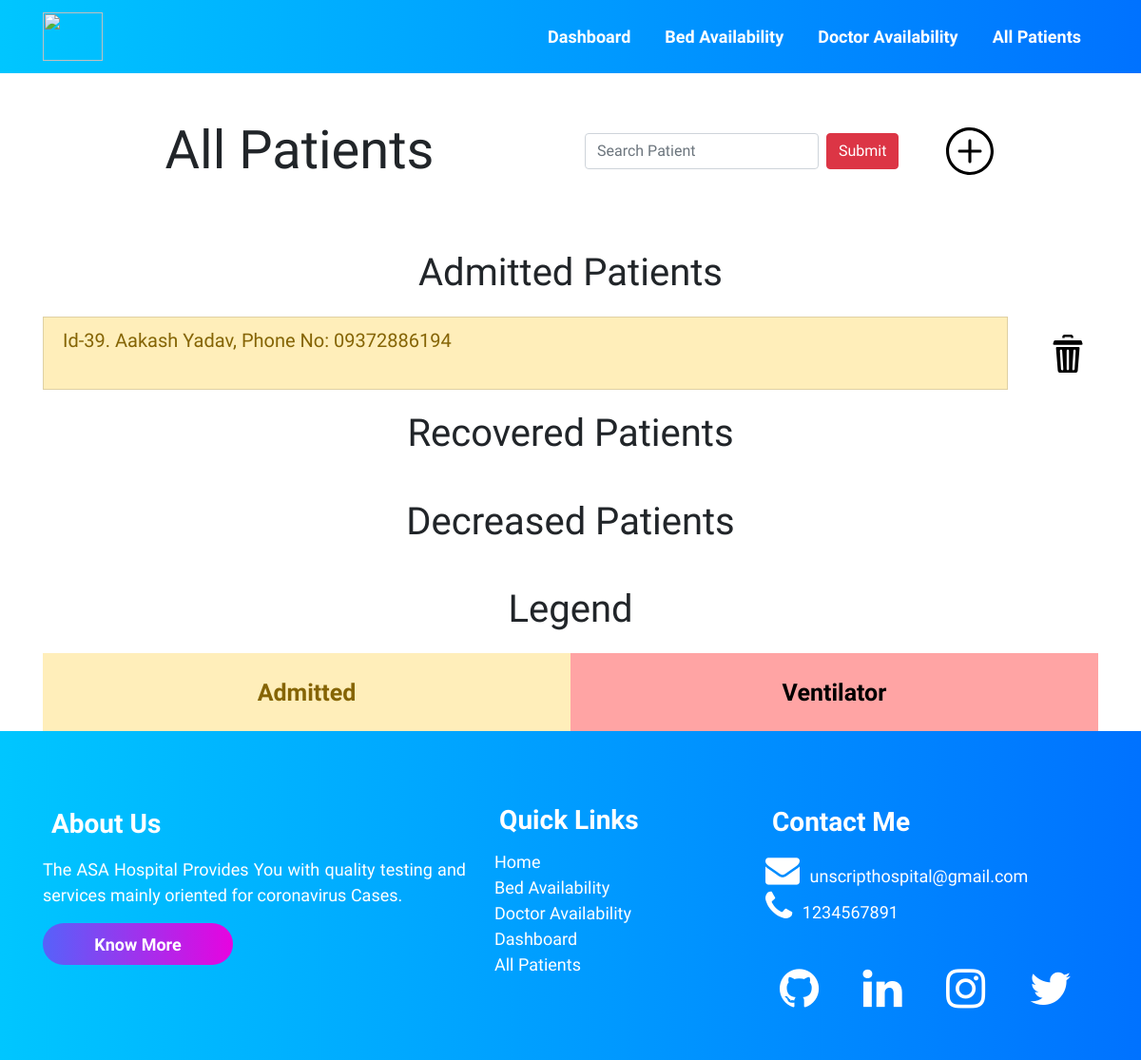
The page /allpatients/ on the database its author committed.
### accounts/models.py (models this page shows, shortened)
class Patient (models.Model):
    patient_id = models.AutoField(primary_key=True)
    name = models.CharField(max_length=100)
    age = models.IntegerField()
    GENDERS = (
        (u'M', u'Male'),
        (u'F', u'Female'),
        (u'T', u'Transgender'),
        (u'O', u'Others'),
    )
    gender = models.CharField(max_length=2, null=True,
                              choices=GENDERS, default='M')
    phone = models.CharField(max_length=13)
    address = models.TextField(max_length=100)
    email_id = models.EmailField(max_length=254)
    date_admitted = models.DateField(auto_now=False, auto_now_add=False)
    oxygen_level = models.IntegerField(default=90)
    temperature = models.IntegerField(default=97)
    decreased = models.BooleanField(default=False)
    recovered = models.BooleanField(default=False)
    doctor = models.ForeignKey(Doctor, on_delete=models.CASCADE, default="")
    covid_test_result = models.ForeignKey(
        Result, on_delete=models.CASCADE, default="")
    room_no_and_bed_no = models.ForeignKey(
        Room, on_delete=models.CASCADE, default="")

### accounts/views.py (the view)
# urls.py: path("allpatients/", views.allpatients, name='allPatients'),
def allpatients(request):
    all_patients_query_set = Patient.objects.all()
    context = {
        'all_patients_query_set': all_patients_query_set
    }
    return render(request, 'allpatients.html', context)

### templates/allpatients.html (shortened to what this page needs)
{% extends 'innerbase.html' %}
{% load static %}
{% block cssLinks %}
<link rel="stylesheet" href="{% static 'css/bed.css' %}">
<link rel="stylesheet" href="{% static 'css/allpatients.css' %}">
{% endblock %}
{% block body %}
<div class="container">
    <div class="row">
        <div class="col-md-6 ">
            <h1 class="text-center my-5 header display-4">All Patients</h1>
        </div>
        <div class="col-md-4 d-flex align-items-center text-right">
            <form class="form-inline" action="/search" method="POST">
                <input class="form-control mr-sm-2" name="name" type="search" placeholder="Search Patient"
                    aria-label="Search" />
                <input class="btn btn-danger" type="submit">
            </form>
        </div>
        <div class="col-md-2  d-flex align-items-center">
            <a href="/addpatient">
                <img src="{% static '/icons/plus.svg' %}" height="50px" alt="Add the patient">
            </a>
        </div>
    </div>
    <ul class="list-group">
        <h1 class="text-center heading">Admitted Patients</h1>
        {% for patient in all_patients_query_set %}
        {% if patient.decreased %}
        {% elif patient.recovered %}
        {% else %}
        <div class="row">
            <div class="col-11"><a href="/patients/{{patient.patient_id}}" style="text-decoration: none;">
                    <li
                        class="list-group-item list-group-item-action {% if patient.room_no_and_bed_no.occupied %} list-group-item-warning  {% endif %} {% if patient.room_no_and_bed_no.ventilator %} list-group-item-danger {% endif %}">
                        <h5>Id-{{patient.patient_id}}. {{patient.name}}, Phone No: {{patient.phone}}</h5>
                    </li>
                </a></div>
            <div class="col-1 text-center align-self-center">
                <a href="/deletePatient/{{patient.patient_id}}">
                    <img src="{% static '/icons/delete.svg' %}" class="hover-item" width="40px" alt="Delete">
                </a>
            </div>
        </div>
        {% endif %}
        {% empty %}
        <li class="list-group-item list-group-item-action">NO PATIENTS IN DATABASE</li>
        {% endfor %}
        <h1 class="text-center heading">Recovered Patients</h1>
        <h1 class="text-center heading">Decreased Patients</h1>
    </ul>
</div>
<div class="container">
    <h1 class="text-center heading-legend">Legend</h1>
    <div class="container">
        <div class="row text-center">
            <div class="col yellow list-group-item-warning  ">
                Admitted
            </div>
            <div class="col red">
                Ventilator
            </div>
        </div>
    </div>
</div>
{% endblock %}

### static/css/base.css (style rules this page uses)
* { margin: 0; padding: 0; font-family: "Raleway", sans-serif; scroll-behavior: smooth; }
h5 { padding: 0% 0% 2% 0%; }

### static/css/bed.css (style rules this page uses)
.heading-legend { margin: 2%; }
.yellow { padding: 2%; background-color: #f8ff8f; color: rgb(0, 0, 0); font-size: 25px; text-align: center; font-weight: 700; }
.red { padding: 2%; background-color: #ffa4a4; color: rgb(0, 0, 0); font-size: 25px; text-align: center; font-weight: 700; }

### static/css/allPatients.css (style rules this page uses)
.heading { margin-top: 2%; margin-bottom: 2%; }

### rows shown on the page
Patient: patient_id "39", name "Aakash Yadav", phone "09372886194", decreased False (drawn)
